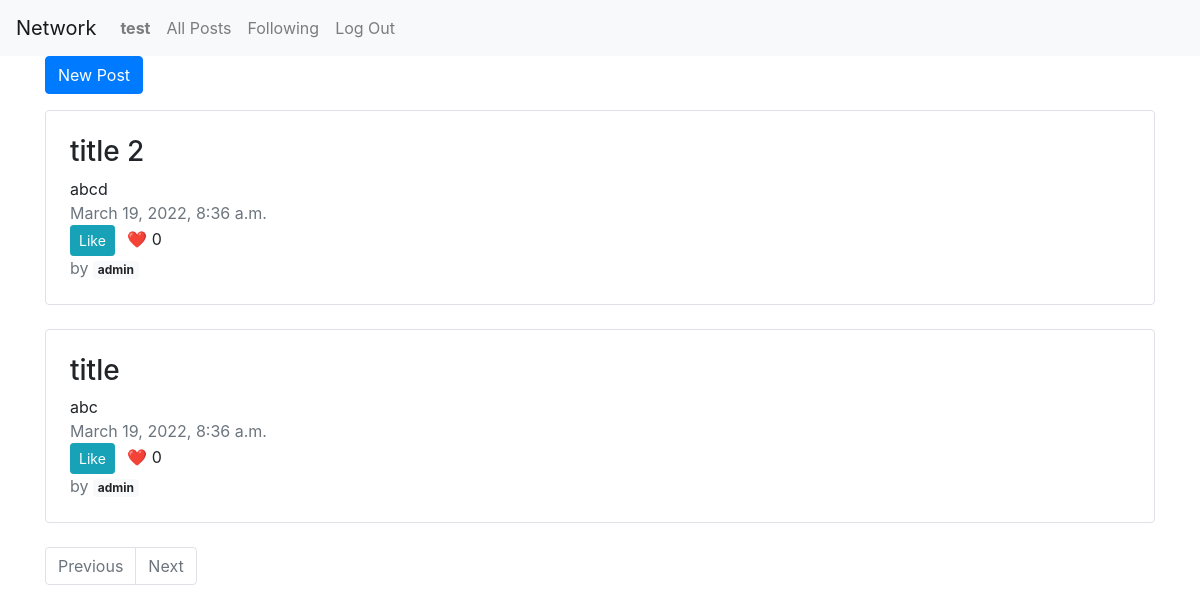
The page /following (signed in) on the database as committed earlier.
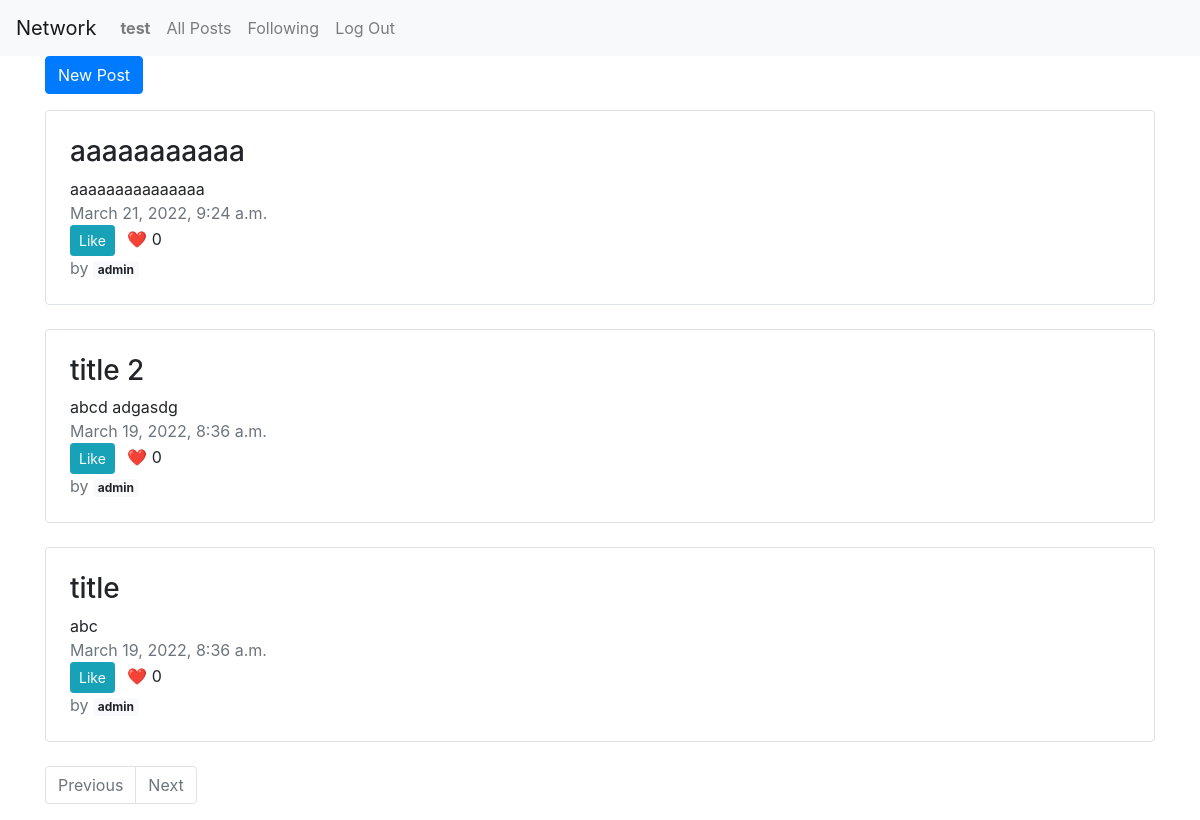
The same page on the database as committed later.
### network/models.py (models this page shows, shortened)
class Post(models.Model):
    id = models.AutoField(primary_key=True)
    user = models.ForeignKey(User, on_delete=models.CASCADE)
    title = models.CharField(max_length=100)
    content = models.TextField()
    created_at = models.DateTimeField(auto_now_add=True)
    updated_at = models.DateTimeField(auto_now=True)
    class Meta:
        ordering = ['-created_at']

class User(AbstractUser):
    username = models.CharField(max_length=30, unique=True, primary_key=True)
    following = models.ManyToManyField(
        'self', related_name='followers', symmetrical=False)
    likes = models.ManyToManyField('Post', related_name='likes')

### network/views.py (the view)
# urls.py: path("following", views.following, name="following"),
@login_required
def following(request):
    posts = Post.objects.filter(user__in=request.user.following.all())
    return render(request, "network/index.html", {'posts': posts})

### network/templates/network/index.html (shortened to what this page needs)
{% extends "network/layout.html" %} {% load static %} {% block body %}
<div class="container">
	<a class="btn btn-primary mb-3" href="{% url 'new_post' %}">New Post</a>
	{% for post in posts %}
	<div class="border rounded p-4 mb-4 post">
		<h3>{{post.title}}</h3>
		<div class="content">{{post.content}}</div>
		<div class="text-muted">{{post.created_at}}</div>
		<div>
			{% if user.is_authenticated %}<button
				class="like mr-2 btn btn-sm btn-info"
				data-id="{{post.id}}"
			>
				{% if post.isLiked %}Unlike{% else %}Like{% endif %}</button
			>{% endif %} ❤️
			<span class="likesCount"> {{post.likes|length}} </span>
		</div>
		<div class="text-muted">
			by <span class="badge badge-light">{{post.user}}</span>
		</div>
	</div>
	{% endfor %}
	<nav aria-label="Page navigation mt-4">
		<ul class="pagination">
			<li class="page-item {% if not hasPrevious %} disabled{% endif %}">
				<a class="page-link" href="{% url 'index' %}?page={{ page|add:'-1'}}"
					>Previous</a
				>
			</li>
			<li class="page-item {% if not hasNext %} disabled{% endif %}">
				<a class="page-link" href="{% url 'index' %}?page={{ page|add:1 }}"
					>Next</a
				>
			</li>
		</ul>
	</nav>
</div>
{% endblock %}

Rows that differ between the two databases and show on the page:
added Post: title "aaaaaaaaaaa", content "aaaaaaaaaaaaaaa", created_at "March 21, 2022, 9:24 a.m.", likes|length "0", user "admin"
changed Post "title 2": content "abcd" → "abcd adgasdg"
